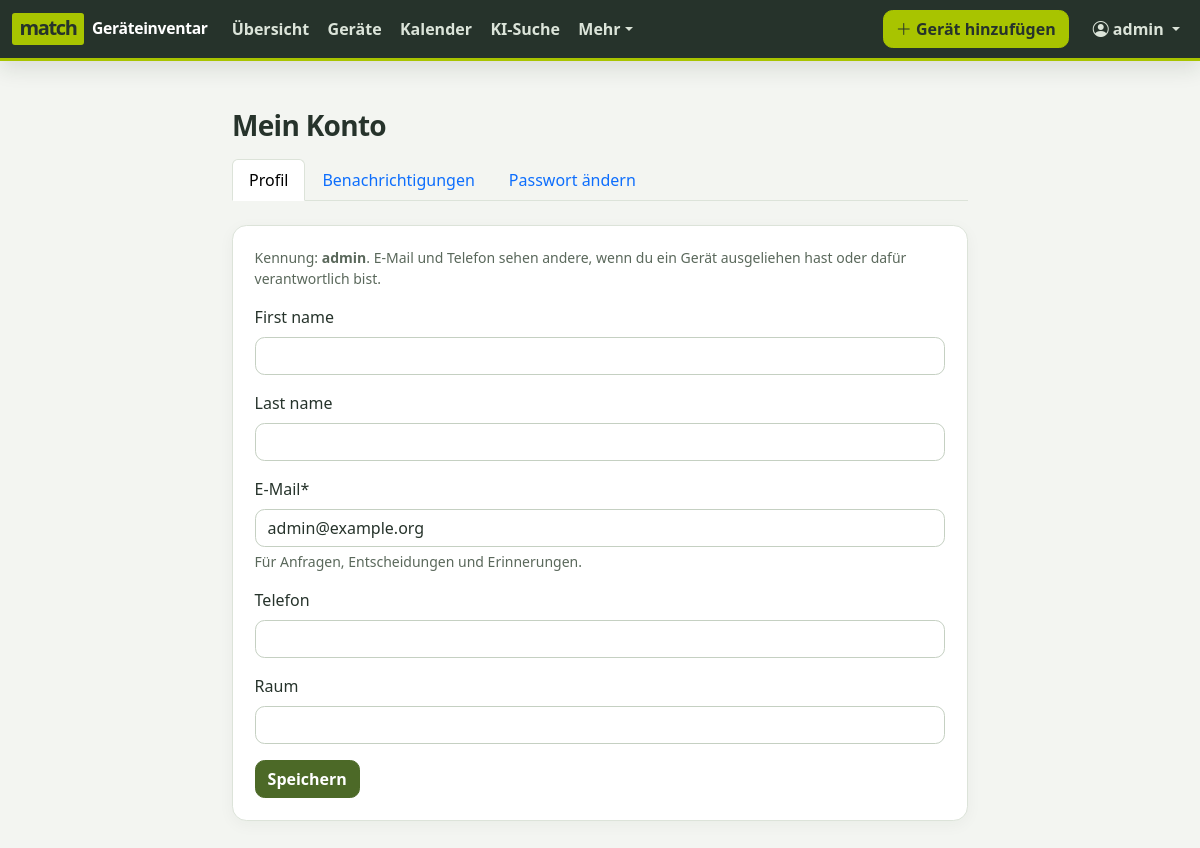
/konto/profil/ (signed in), run on the app's committed database.
### accounts/models.py (models this page shows, shortened)
class User(AbstractUser):
    email = models.EmailField("E-Mail", help_text="Für Anfragen, Entscheidungen und Erinnerungen.")
    phone = models.CharField("Telefon", max_length=50, blank=True)
    room = models.CharField("Raum", max_length=50, blank=True)
    class Meta:
        ordering = ["last_name", "first_name", "username"]
        verbose_name = "Benutzer/in"
        verbose_name_plural = "Benutzer/innen"
    @property
    def display_name(self):
        return self.get_full_name() or self.username

### accounts/views.py (the view)
# urls.py: path("profil/", views.profile, name="profile"),
def profile(request):
    form = ProfileForm(request.POST or None, instance=request.user)
    if request.method == "POST" and form.is_valid():
        form.save()
        messages.success(request, "Profil gespeichert.")
        return redirect("accounts:profile")
    return render(request, "accounts/profile.html", {"form": form})

### accounts/forms.py
class ProfileForm(forms.ModelForm):
    class Meta:
        model = User
        fields = ["first_name", "last_name", "email", "phone", "room"]

### config/context_processors.py (called while the page is built)
def branding(request):
    return {"app_site_name": settings.SITE_NAME}

### loans/context_processors.py (called while the page is built)
def navigation(request):
    context = {"site_name": settings.SITE_NAME}
    user = getattr(request, "user", None)
    if user is not None and user.is_authenticated:
        context["pending_approvals_count"] = (
            Booking.objects.filter(item__responsible=user)
            .filter(
                Q(status=Booking.Status.REQUESTED)
                | Q(status__in=Booking.BLOCKING, requested_end_date__isnull=False)
            )
            .count()
        )
    return context

### templates/accounts/profile.html (shortened to what this page needs)
{% extends "base.html" %}
{% load crispy_forms_tags %}
{% block content %}
<div class="row justify-content-center"><div class="col-lg-8">
  <h1 class="h3 mb-3">Mein Konto</h1>
  {% include "accounts/_nav.html" with active="profile" %}
  <div class="card"><div class="card-body">
    <p class="small text-body-secondary">Kennung: <strong>{{ user.username }}</strong>. E-Mail und Telefon sehen andere, wenn du ein Gerät ausgeliehen hast oder dafür verantwortlich bist.</p>
    <form method="post">{% csrf_token %}
      {{ form|crispy }}
      <button class="btn btn-primary">Speichern</button>
    </form>
  </div></div>
</div></div>
{% endblock %}

### templates/base.html (shortened to what this page needs)
{% load static %}<!doctype html>
<html lang="de">
<head>
  <link rel="stylesheet" href="{% static 'vendor/bootstrap/bootstrap.min.css' %}">
  <link rel="stylesheet" href="{% static 'vendor/bootstrap-icons/bootstrap-icons.min.css' %}">
  <link rel="stylesheet" href="{% static 'css/app.css' %}">
</head>
<body class="app-body" hx-headers='{"X-CSRFToken": "{{ csrf_token }}"}'>
  {% if user.is_authenticated %}
  {% with url_name=request.resolver_match.url_name namespace=request.resolver_match.namespace %}
  <nav class="navbar navbar-expand-xl navbar-dark app-navbar" aria-label="Hauptnavigation">
    <div class="container-fluid app-navbar-inner">
      <a class="navbar-brand app-brand d-flex align-items-center gap-2" href="{% url 'dashboard' %}">
        <span class="app-brand-logo" aria-hidden="true">match</span><span class="app-brand-name">{{ app_site_name }}</span>
      </a>
      <div class="collapse navbar-collapse" id="main-nav">
        <ul class="navbar-nav app-nav-links me-auto">
          <li class="nav-item">
            <a class="nav-link {% if url_name == 'dashboard' %}active{% endif %}" href="{% url 'dashboard' %}">Übersicht
              {% if pending_approvals_count %}<span class="badge rounded-pill text-bg-warning" title="Offene Anfragen an dich">{{ pending_approvals_count }}</span>{% endif %}</a>
          </li>
          <li class="nav-item">
            <a class="nav-link {% if namespace == 'inventory' and url_name != 'identify' or namespace == 'loans' and url_name != 'calendar' %}active{% endif %}" href="{% url 'inventory:item_list' %}">Geräte</a>
          </li>
          <li class="nav-item">
            <a class="nav-link {% if url_name == 'calendar' %}active{% endif %}" href="{% url 'loans:calendar' %}">Kalender</a>
          </li>
          <li class="nav-item">
            <a class="nav-link {% if namespace == 'assistant_search' and url_name == 'chat' %}active{% endif %}" href="{% url 'assistant_search:chat' %}">KI-Suche</a>
          </li>
          <li class="nav-item dropdown">
            <a class="nav-link dropdown-toggle " href="#" role="button" data-bs-toggle="dropdown" aria-expanded="false">Mehr</a>
          </li>
        </ul>
        <a class="btn btn-brand app-nav-action me-xl-3 my-2 my-xl-0 " href="{% url 'inventory:identify' %}"><i class="bi bi-plus-lg" aria-hidden="true"></i> Gerät hinzufügen</a>
        <ul class="navbar-nav app-account-nav">
          <li class="nav-item dropdown">
            <a class="nav-link dropdown-toggle" href="#" role="button" data-bs-toggle="dropdown" aria-expanded="false">
              <i class="bi bi-person-circle"></i> {{ user.display_name }}
            </a>
          </li>
        </ul>
      </div>
    </div>
  </nav>
  {% endwith %}
  {% endif %}
  <main class="app-main {% block container %}container{% endblock %} py-4 py-lg-5">
    {% block content %}{% endblock %}
  </main>
</body>
</html>

### static/css/app.css (style rules this page uses)
:root { color-scheme: light; --app-ink: #26332b; --app-green: #4c6927; --app-green-hover: #3d5520; --app-lime: #a8c400; --app-bg: #f3f5f1; --app-border: #dce3d9; --app-muted: #5a685b; --bs-primary: var(--app-green); --bs-primary-rgb: 76, 105, 39; --bs-link-color-rgb: 76, 105, 39; --bs-link-hover-color-rgb: 61, 85, 32; --bs-body-color: var(--app-ink); --bs-body-bg: #fff; --bs-border-color: var(--app-border); --bs-secondary-color: var(--app-muted); --bs-tertiary-bg: var(--app-bg); --bs-focus-ring-color: rgba(76, 105, 39, .35); }
body.app-body { min-height: 100vh; background: var(--app-bg); color: var(--app-ink); }
.app-main { padding-bottom: 4rem !important; }
.app-main h1 { color: var(--app-ink); font-weight: 700; letter-spacing: -.025em; }
.app-navbar { background: var(--app-ink); border-bottom: 3px solid var(--app-lime); box-shadow: 0 .45rem 1.4rem rgba(25, 38, 27, .12); }
.app-navbar-inner { max-width: 1600px; }
.app-brand { color: #fff; font-weight: 700; letter-spacing: -.015em; }
.app-brand-logo { display: inline-flex; align-items: center; justify-content: center; min-width: 4.5rem; min-height: 2rem; padding: .15rem .45rem .25rem; border-radius: .18rem; background: var(--app-lime); color: var(--app-ink); font-size: 1.25rem; font-weight: 800; line-height: 1; letter-spacing: -.07em; }
.app-brand-name { font-size: .98rem; white-space: nowrap; }
.app-nav-links { gap: .15rem; }
.app-navbar .nav-link { color: #dbe4d9; border-radius: .5rem; padding: .55rem .8rem; font-weight: 550; }
.btn { border-radius: .6rem; font-weight: 600; }
.btn-primary { --bs-btn-color: #fff; --bs-btn-bg: var(--app-green); --bs-btn-border-color: var(--app-green); --bs-btn-hover-color: #fff; --bs-btn-hover-bg: var(--app-green-hover); --bs-btn-hover-border-color: var(--app-green-hover); --bs-btn-active-color: #fff; --bs-btn-active-bg: var(--app-green-hover); --bs-btn-active-border-color: var(--app-green-hover); --bs-btn-focus-shadow-rgb: 76, 105, 39; }
.btn-brand { background: var(--app-lime); border: 1px solid var(--app-lime); color: var(--app-ink); }
.card, .modal-content { border: 1px solid var(--app-border); border-radius: .9rem; box-shadow: 0 .25rem 1rem rgba(29, 47, 32, .045); }
.card-body { padding: 1.35rem; }
.form-control, .form-select, form.card input:not([type=hidden]):not([type=checkbox]), form.card textarea, form.card select { max-width: 100%; border-color: #c5d0c2; border-radius: .6rem; }
.form-text { color: var(--app-muted); }

### data on the page
User: display_name "admin", username "admin", email "admin@example.org"

### other printed values
{{ app_site_name }} "Geräteinventar"
